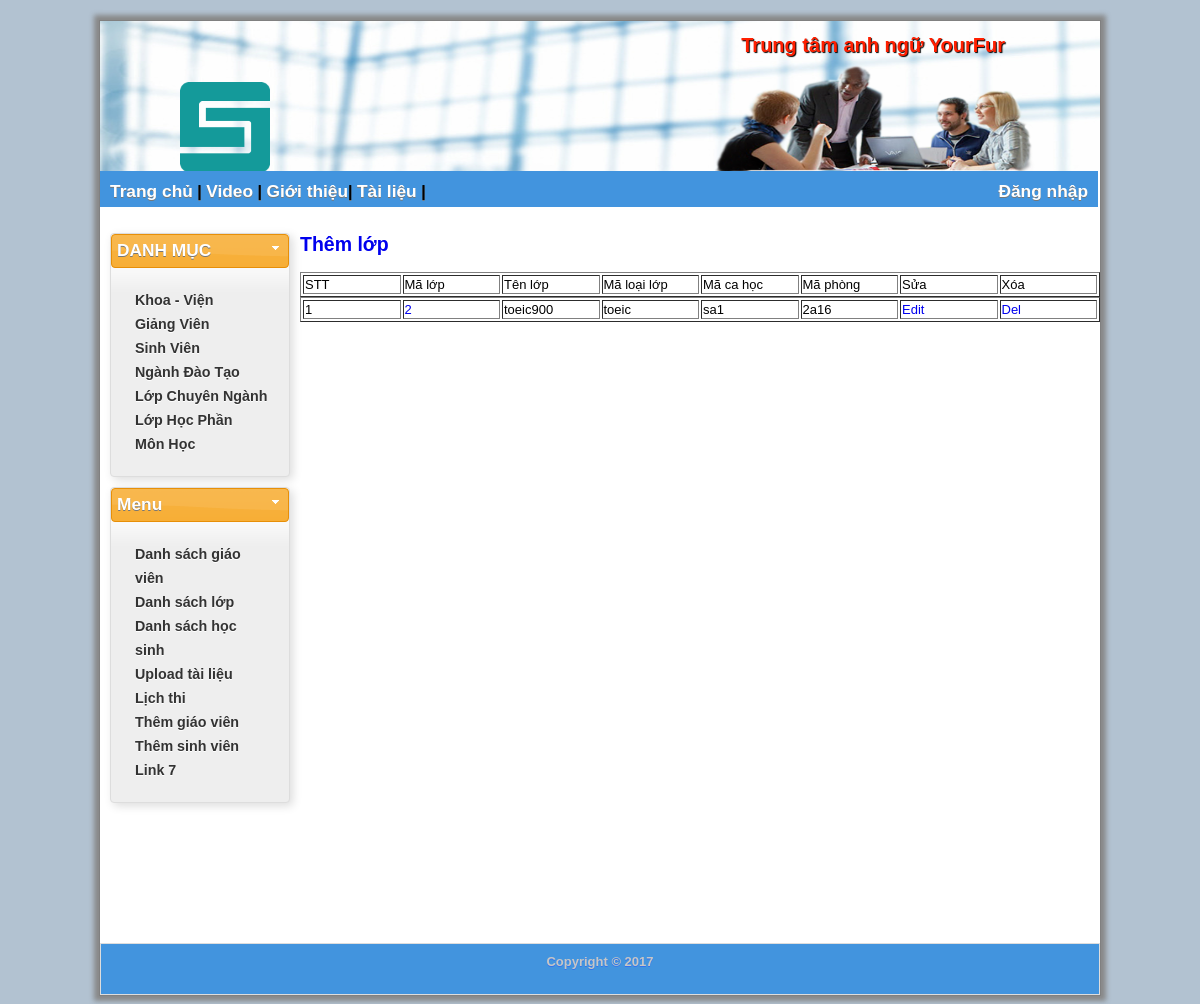
The page /classlist_toteach.php?classlistid=2 on the database its author committed.
### tables this page shows
CREATE TABLE `lophoc` (
  `MaLop` int(10) NOT NULL,
  `TenLop` varchar(50) NOT NULL,
  `MaLoaiLop` varchar(50) NOT NULL,
  `MaCaHoc` varchar(10) NOT NULL,
  `MaPhong` varchar(10) NOT NULL,
  `NgayBD` date NOT NULL,
  `NgayKT` date NOT NULL
);

### classlist_toteach.php (the view, shortened to what this page needs)
<?php
require "header.php";?>
	<div id="contentWrapper" >
			<div id="leftSide" >
				<div class="group-box" id="danhmuc">
						<div class="title">DANH MỤC</div>
						<div class="group-box-content">
							<ul>
								<li> <a href="khoa.php"> Khoa - Viện</a> </li>
								<li> <a href="giangvien.php">Giảng Viên</a> </li>
								<li> <a href="sinhvien.php">Sinh Viên</a> </li>
								<li> <a href="nganh.php">Ngành Đào Tạo</a> </li>
								<li> <a href="lopchuyennganh.php">Lớp Chuyên Ngành</a> </li>
								<li> <a href="lophocphan.php">Lớp Học Phần</a> </li>
								<li> <a href="monhoc.php">Môn Học</a> </li>
							</ul>
						</div>
				</div>
				<div class="group-box">
						<div class="title">Menu</div>
						<div class="group-box-content">
						<ul>
							<li> <a href="teacherlist.php">Danh sách giáo viên</a> </li>
							<li> <a href="classlist.php">Danh sách lớp</a> </li>
							<li> <a href="studentlist.php">Danh sách học sinh</a> </li>
							<li> <a href="uploadfile.php">Upload tài liệu</a> </li>
							<li> <a href="index.php">Lịch thi</a> </li>
							<li> <a href="uploadfile.php">Thêm giáo viên</a> </li>
							<li> <a href="addstudent.php">Thêm sinh viên</a> </li>
							<li> <a href="index.php">Link 7</a> </li>
						</ul>
						</div>
				</div>
			</div>
		<div id="mainContent">
		<h2 color='red' ><a href="addclass.php">Thêm lớp</a></h2>
	<table align='center' width='800' border='1'>
	<tr>
	<td width='80'>STT</td>
	<td width='80'>Mã lớp</td>
	<td width='80'>Tên lớp</td>
	<td width='80'>Mã loại lớp</td>
	<td width='80'>Mã ca học</td>
	<td width='80'>Mã phòng</td>
	<td width='80'>Sửa</td>
	<td width='80'>Xóa</td>
	</tr>
	</table>
	<?php
	$ml = $_GET['classlistid'];
	$conn=mysqli_connect('localhost','root','','ttta') or die("can't connect this database");
	$sql="select * from lophoc where MaLop = '".$ml."' ";
	$query=mysqli_query($conn,$sql);
	if(mysqli_num_rows($query) == " ")
	{
	echo "<tr><td colspan='6' align='center'>Chua co username nao</td></tr>";
	}
	else
	{
	$stt=0;
	while($row=mysqli_fetch_array($query))
	{
	$stt++;
	echo "<table align='center' width='800' border='1'>";
	echo "<tr>";
	echo "<td width='80' >$stt</td>";
	echo "<td width='80' ><a href='studentlistonclass.php?classid=$row[MaLop]'>$row[MaLop]</a></td>";
	echo "<td width='80' >$row[TenLop]</td>";
	echo "<td width='80' >$row[MaLoaiLop]</td>";
	echo "<td width='80' >$row[MaCaHoc]</td>";
	echo "<td width='80' >$row[MaPhong]</td>";
	echo "<td width='80' ><a href='edit_class.php?classid=$row[MaLop]'>Edit</a></td>";
	echo "<td width='80' ><a href='del_class.php?classid=$row[MaLop]'>Del</a></td>";
	echo "</tr>";
	echo "</table>";
	}
}
?>
<?php require "footer.php";?>

### css/style.css (style rules this page uses)
body { background-color: #B2C2D1; }
a { text-decoration: none; border: none; }
#contentWrapper { position: relative; width:1000px; min-height: 720px; }
#leftSide { position: absolute; top: 10px; left:10px; width: 180px; float: left; min-height: 250px; }
#mainContent { position: relative; top: 10px; left:200px; width: 790px; min-height: 520px; }
.group-box-content { padding: 10px; }
#leftSide .group-box-content ul { list-style: none; margin: 0px; padding: 10px; }
#leftSide .group-box-content ul li { text-shadow: 0 1px 0 #fff; font-weight:bold; line-height: 24px; padding-left: 4px; cursor: pointer; }
.group-box { margin-bottom: 10px; -moz-box-shadow:2px 2px 5px #ccc; -webkit-box-shadow:2px 2px 5px #ccc; box-shadow:3px 3px 10px #ddd; }
.group-box .title { height: 22px; padding: 5px; font-size:13pt; font-weight:bold; text-shadow:0 1px 0 #777; }

### rows shown on the page
lophoc: MaLop "2", TenLop "toeic900", MaLoaiLop "toeic", MaCaHoc "sa1", MaPhong "2a16"
